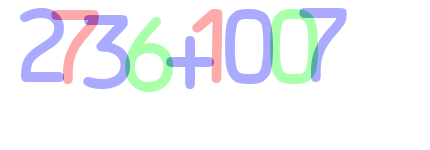
#> input picture dongbin/2.png, 430 x 150 px
$ python make_train_data.py
#> lines starting #> are read from the running program, lines starting #| are printed output that depends on the picture; after the words box and inside, x2 and y2 are one past the last pixel; in counts of white or black regions, pixels touching at a corner belong together
#> further down, image is the input picture: shape (150, 430, 3); mean B, G, R 247.9, 243.4, 241.8
### dongbin/utils.py
import re
import cv2
import numpy as np

BLUE = 0
GREEN = 1
RED = 2

# 특정한 색상의 모든 단어가 포함된 이미지를 추출합니다.
def get_chars(image, color):
    other_1 = (color + 1) % 3
    other_2 = (color + 2) % 3

    #
    c = image[:,:, other_1] == 255
    image[c] = [0,0,0]

    #
    c = image[:,:, other_2] == 255
    image[c] = [0,0,0]

    c = image[:, :, color] < 170
    image[c] = [0,0,0]

    c = image[:,:, color] != 0
    image[c] = [255,255,255]

    return image

# 전체 이미지에서 왼쪽부터 단어별로 이미지를 추출합니다.
def extract_chars(image):
    chars = []
    colors = [BLUE, GREEN, RED]

    for color in colors:
        image_from_one_color = get_chars(image.copy(), color)
        image_gray = cv2.cvtColor(image_from_one_color,cv2.COLOR_BGR2GRAY)
        ret, thresh = cv2.threshold(image_gray, 127, 255, 0)

        # RETR EXTERNAL 옵션으로 숫자의 외각을 기준으로 분리
        contours, _ = cv2.findContours(thresh, cv2.RETR_EXTERNAL, cv2.CHAIN_APPROX_SIMPLE)

        for contour in contours:
            # 추출된 이미지 크기가 50 이상인 경우에만 실제 문자 데이터인 것으로 파악한다.
            area = cv2.contourArea(contour)
            if area > 50 :
                x, y, width, height = cv2.boundingRect(contour)
                roi = image_gray[y:y + height, x:x + width]
                chars.append((x, roi))
                chars = sorted(chars, key=lambda char:char[0])
#> this loop made 3 passes
#> pass 1, in get_chars, `c = image[:,:, other_1] == 255`:
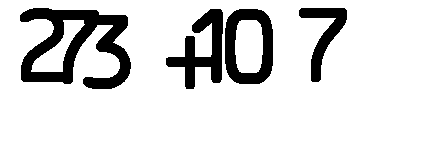
#> c: shape (150, 430) bool; 85.6% white; 4 black regions, box (x1, y1, x2, y2) and area: (20, 8, 131, 89) 4233, (225, 9, 273, 84) 1926, (166, 9, 223, 89) 1912, (299, 8, 347, 82) 1227
#> pass 1, in get_chars, `c = image[:,:, other_2] == 255`:
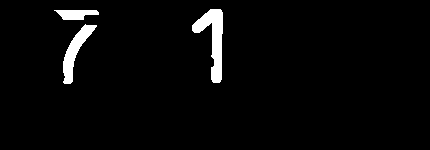
#> c: shape (150, 430) bool; 3.1% white; 3 white regions, box (x1, y1, x2, y2) and area: (192, 9, 223, 83) 1018, (63, 24, 97, 84) 687, (54, 10, 99, 20) 321
#> pass 1, in get_chars, `c = image[:, :, color] < 170`:
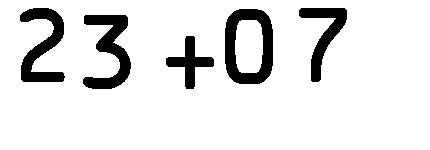
#> c: shape (150, 430) bool; 88.7% white; 5 black regions, box (x1, y1, x2, y2) and area: (225, 9, 273, 84) 1926, (83, 15, 131, 89) 1665, (20, 8, 65, 82) 1560, (299, 8, 347, 82) 1227, (166, 36, 214, 89) 894
#> after the loop:
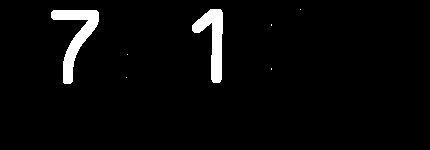
#> image_from_one_color: shape (150, 430, 3); 3.5% white; 7 white regions (5 under 20 px), largest, box (x1, y1, x2, y2) and area: (51, 10, 99, 84) 1227, (192, 9, 223, 83) 1044
#> after the loop, chars = 9 items

    return chars

# 특정한 이미지를 ( 20 * 20 ) 크기로 scaling 합니다.
def resize20(image):
    resized = cv2.resize(image, (20, 20))
    return resized.reshape(-1,400).astype(np.float32)

# [21 lines left out: function remove_first_0, not called in this run]

### dongbin/make_train_data.py
import os
import cv2
import utils

# training_data 폴더 생성 및 그 내부에 0, 1, 2, 3 ... 12 까지 폴더 생성
image = cv2.imread("2.png")
chars = utils.extract_chars(image)
#> chars = 9 items

for char in chars:
    cv2.imshow('Image',char[1])
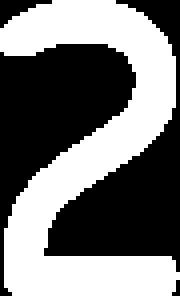
#> window 'Image': shape (74, 45) (shown 4 times larger); 46.8% white; 1 white region, box (x1, y1, x2, y2) and area: (0, 0, 45, 74) 1560
    input = cv2.waitKey(0)
#> (key Esc is pressed here)
    resized = cv2.resize(char[1],(20,20))
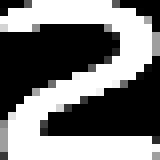
#> resized: shape (20, 20) (shown 8 times larger); min 0, max 255, mean 122

    if input >= 48 and input <= 57:
        name = str(input - 48)
        file_count = len(next(os.walk('./training_data/' + name + '/'))[2])
        cv2.imwrite('./training_data/'+ str(input-48) + '/' +
        str(file_count + 1) + '.png', resized)

    elif input == ord('a') or input == ord('b') or input == ord('c'):
        name = str(input-ord('a')+10)
        file_count = len(next(os.walk('./training_data/' + name + '/'))[2])
        cv2.imwrite('./training_data/' + name + '/'
                    +
        str(file_count + 1) + '.png' , resized)
